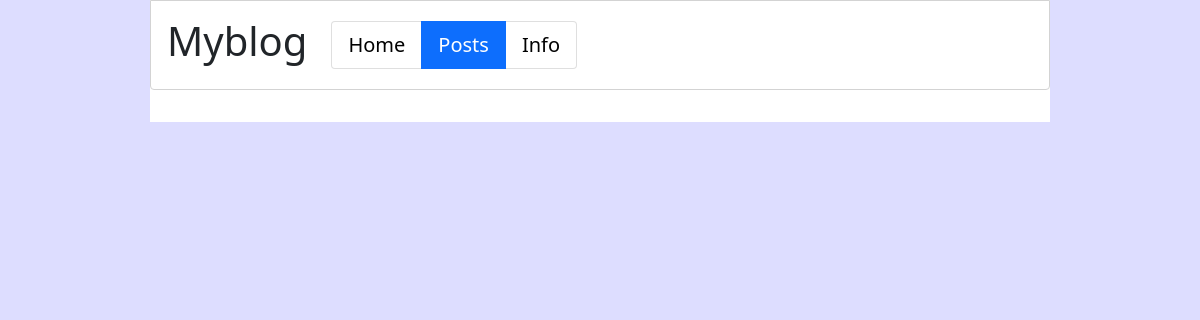
/posts/, run on an earlier commit of the app's database.
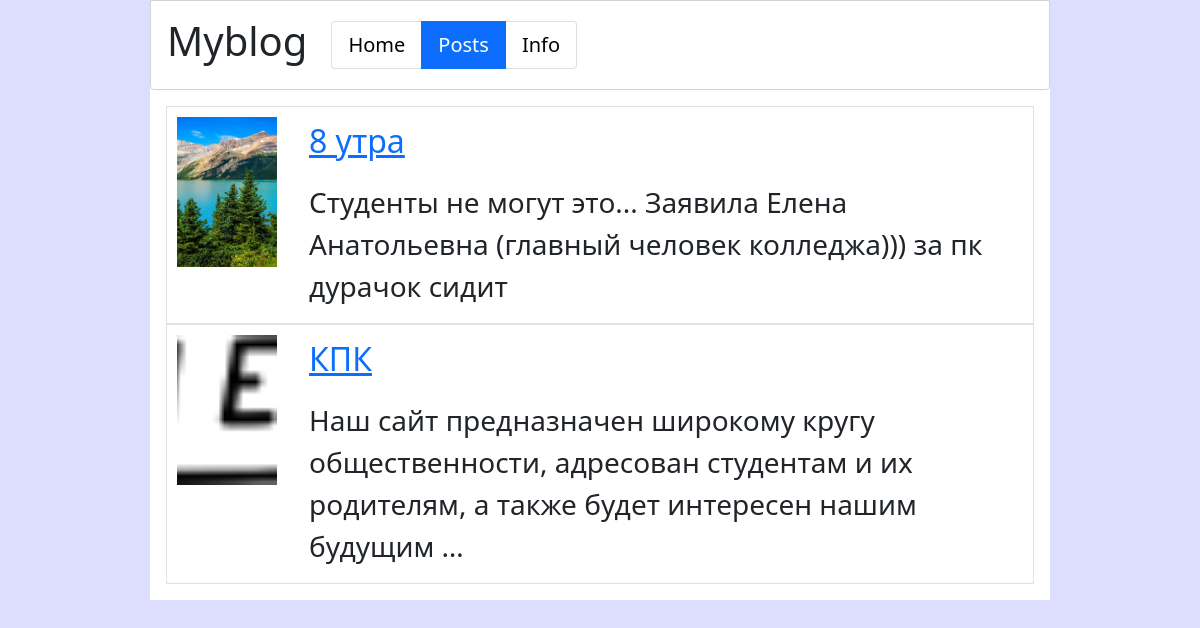
And on a later commit of the database.
### posts/models.py (models this page shows, shortened)
class Post(models.Model):
    title=models.CharField(max_length=128, verbose_name="Заголовок")
    text=models.TextField(blank=False, verbose_name="Текст")
    img=models.ImageField(upload_to="%Y/%m/%d/", verbose_name="Изображение")
    published=models.BooleanField(default=False, verbose_name="Опубликовано")
    publish_date=models.DateTimeField(auto_now_add=True, verbose_name="Дата публикации")
    change_date=models.DateTimeField(auto_now=True, verbose_name="Дата изменения")
    author = models.ForeignKey(User, on_delete=models.CASCADE, verbose_name="Автор")
    likes = models.ManyToManyField(User, related_name="liked_posts", verbose_name="Лайки")
    class Meta:
        verbose_name = "Пост"
        verbose_name_plural = "Посты"
        ordering = ["-publish_date", "-change_date"]

### posts/views.py (the view)
# urls.py: path("",post_list_view, name = "a"),
def post_list_view (request):
    posts=Post.objects.filter(published=True)
    context={"post_list": posts,'page':'posts'}
    return render(request, "posts/post_list.html",context)

### posts/templates/posts/post_list.html
{% extends "root.html" %}
{% load thumbnail %}
{% block content %}
    <ul class="ps-3 list-unstyled pe-3">
    {% for post in post_list %}
        <li>
        <div class="d-inline-flex border" style="padding: 10px 0px 0px 10px;">
            {% thumbnail post.img "200x300" crop="center" as im %}
            <a href="{{ post.img.url }}">
                <img src="{{ im.url }}" width="100px" height="150px" style="object-fit: cover;" class="">
            </a>
            {% endthumbnail %}
            <div class="ms-3 mt-0">
                <a href="{% url 'posts:post' post.pk %}" class="d-block ms-3">
                    <p class="fs-2">{{ post.title }}</p>
                </a>
                <p class="ps-3 pt-0 fs-3">{{ post.text|truncatechars:128 }}</p>
            </div>
        </div>
        </li>
    {% endfor %}
    </ul>
{% endblock %}

### templates/root.html (shortened to what this page needs)
{% load static %}
<!DOCTYPE html>
<html lang="ru">
    <head>
        <link rel="stylesheet" href="{% static 'css/bootstrap.min.css' %}">
    </head>
        <body class="mb-0 mt-0 align-content-center justify-content-center d-flex" style="height: 100%; background-color: #ddddff">
            <div class="w-75" style="height: 100%; background-color: white;">
                <div class="w-100 ps-3 pt-3 pb-3 mb-3 d-inline-flex align-items-center" style="border: 1px solid lightgray; border-radius: 0 0 4px 4px;">
                    <h1>Myblog</h1>
                    <ul class="fs-5 ms-4 h-25 list-group list-group-horizontal">
                        <li class="list-group-item {% if page == 'home' %} active {% endif  %}"><a href="{% url 'info:home' %}" class="off-link-decoration">Home</a></li>
                        <li class="list-group-item {% if page == 'posts' %} active {% endif  %}"><a href="{% url 'posts:a' %}" class="off-link-decoration">Posts</a></li>
                        <li class="list-group-item {% if page == 'info' %} active {% endif  %}"><a href="{% url 'info:info' %}" class="off-link-decoration">Info</a></li>
                    </ul>
                </div>
                <div class="content">
                    {% block content %}
                    {% endblock %}
                </div>
            </div>
        </body>
    </html>

### templates/root.html (style rules this page uses)
.off-link-decoration { text-decoration: none; color: black; }
.active .off-link-decoration { color: white; }

What changed in the data, as far as the page shows it:
added Post: shows a picture, title "8 утра", text "Студенты не могут это... Заявила Елена Анатольевна (главный человек колледжа))) за пк дурачок сидит"
added Post: shows a picture, title "КПК", text "Наш сайт предназначен широкому кругу общественности, адресован студентам и их родителям, а также будет интересен нашим будущим …"
